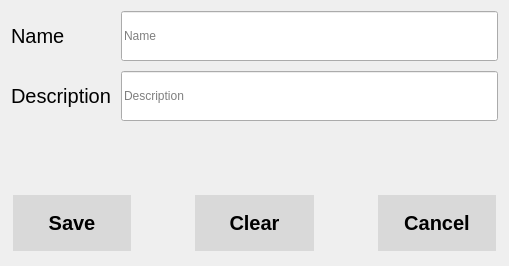
<?xml version="1.0" encoding="UTF-8"?>
<ui version="4.0">
 <class>createBrandFrom</class>
 <widget class="QWidget" name="createBrandFrom">
  <property name="geometry">
   <rect>
    <x>0</x>
    <y>0</y>
    <width>509</width>
    <height>266</height>
   </rect>
  </property>
  <property name="windowTitle">
   <string>Form</string>
  </property>
  <property name="styleSheet">
   <string notr="true">QPushButton{
  background-color: #D9D9D9;
  border: none;
  color: black;
  text-align: center;
  text-decoration: none;
  margin: 4px 2px;
}</string>
  </property>
  <layout class="QVBoxLayout" name="verticalLayout_2">
   <item>
    <layout class="QVBoxLayout" name="verticalLayout">
     <property name="spacing">
      <number>70</number>
     </property>
     <item>
      <layout class="QFormLayout" name="formLayout">
       <property name="horizontalSpacing">
        <number>10</number>
       </property>
       <property name="verticalSpacing">
        <number>10</number>
       </property>
       <item row="0" column="0">
        <widget class="QLabel" name="nameLabel">
         <property name="minimumSize">
          <size>
           <width>0</width>
           <height>50</height>
          </size>
         </property>
         <property name="maximumSize">
          <size>
           <width>16777215</width>
           <height>50</height>
          </size>
         </property>
         <property name="font">
          <font>
           <pointsize>15</pointsize>
          </font>
         </property>
         <property name="text">
          <string>Name</string>
         </property>
        </widget>
       </item>
       <item row="0" column="1">
        <widget class="ValidatedLineEditor" name="name_line_edit">
         <property name="sizePolicy">
          <sizepolicy hsizetype="Expanding" vsizetype="Preferred">
           <horstretch>0</horstretch>
           <verstretch>0</verstretch>
          </sizepolicy>
         </property>
         <property name="minimumSize">
          <size>
           <width>0</width>
           <height>50</height>
          </size>
         </property>
         <property name="maximumSize">
          <size>
           <width>16777215</width>
           <height>50</height>
          </size>
         </property>
         <property name="placeholderText">
          <string>Name</string>
         </property>
        </widget>
       </item>
       <item row="1" column="0">
        <widget class="QLabel" name="descriptionLabel">
         <property name="minimumSize">
          <size>
           <width>0</width>
           <height>50</height>
          </size>
         </property>
         <property name="maximumSize">
          <size>
           <width>16777215</width>
           <height>50</height>
          </size>
         </property>
         <property name="font">
          <font>
           <pointsize>15</pointsize>
          </font>
         </property>
         <property name="text">
          <string>Description</string>
         </property>
        </widget>
       </item>
       <item row="1" column="1">
        <widget class="ValidatedLineEditor" name="description_line_edit">
         <property name="sizePolicy">
          <sizepolicy hsizetype="Expanding" vsizetype="Preferred">
           <horstretch>0</horstretch>
           <verstretch>0</verstretch>
          </sizepolicy>
         </property>
         <property name="minimumSize">
          <size>
           <width>0</width>
           <height>50</height>
          </size>
         </property>
         <property name="maximumSize">
          <size>
           <width>16777215</width>
           <height>50</height>
          </size>
         </property>
         <property name="placeholderText">
          <string>Description</string>
         </property>
        </widget>
       </item>
      </layout>
     </item>
     <item>
      <layout class="QHBoxLayout" name="horizontalLayout">
       <property name="spacing">
        <number>60</number>
       </property>
       <item>
        <widget class="QPushButton" name="save_btn">
         <property name="sizePolicy">
          <sizepolicy hsizetype="Minimum" vsizetype="Preferred">
           <horstretch>0</horstretch>
           <verstretch>0</verstretch>
          </sizepolicy>
         </property>
         <property name="font">
          <font>
           <pointsize>15</pointsize>
           <bold>true</bold>
           <underline>false</underline>
           <strikeout>false</strikeout>
          </font>
         </property>
         <property name="text">
          <string>Save</string>
         </property>
        </widget>
       </item>
       <item>
        <widget class="QPushButton" name="clear_btn">
         <property name="sizePolicy">
          <sizepolicy hsizetype="Minimum" vsizetype="Preferred">
           <horstretch>0</horstretch>
           <verstretch>0</verstretch>
          </sizepolicy>
         </property>
         <property name="font">
          <font>
           <pointsize>15</pointsize>
           <bold>true</bold>
           <underline>false</underline>
           <strikeout>false</strikeout>
          </font>
         </property>
         <property name="text">
          <string>Clear</string>
         </property>
        </widget>
       </item>
       <item>
        <widget class="QPushButton" name="cancel_btn">
         <property name="sizePolicy">
          <sizepolicy hsizetype="Minimum" vsizetype="Preferred">
           <horstretch>0</horstretch>
           <verstretch>0</verstretch>
          </sizepolicy>
         </property>
         <property name="font">
          <font>
           <pointsize>15</pointsize>
           <bold>true</bold>
           <underline>false</underline>
           <strikeout>false</strikeout>
          </font>
         </property>
         <property name="text">
          <string>Cancel</string>
         </property>
        </widget>
       </item>
      </layout>
     </item>
    </layout>
   </item>
  </layout>
 </widget>
 <customwidgets>
  <customwidget>
   <class>ValidatedLineEditor</class>
   <extends>QLineEdit</extends>
   <header location="global">validatedlineeditor.h</header>
  </customwidget>
 </customwidgets>
 <resources/>
 <connections>
  <connection>
   <sender>clear_btn</sender>
   <signal>clicked()</signal>
   <receiver>name_line_edit</receiver>
   <slot>clear()</slot>
   <hints>
    <hint type="sourcelabel">
     <x>239</x>
     <y>222</y>
    </hint>
    <hint type="destinationlabel">
     <x>204</x>
     <y>40</y>
    </hint>
   </hints>
  </connection>
  <connection>
   <sender>clear_btn</sender>
   <signal>clicked()</signal>
   <receiver>description_line_edit</receiver>
   <slot>clear()</slot>
   <hints>
    <hint type="sourcelabel">
     <x>256</x>
     <y>218</y>
    </hint>
    <hint type="destinationlabel">
     <x>183</x>
     <y>105</y>
    </hint>
   </hints>
  </connection>
  <connection>
   <sender>cancel_btn</sender>
   <signal>clicked()</signal>
   <receiver>createBrandFrom</receiver>
   <slot>close()</slot>
   <hints>
    <hint type="sourcelabel">
     <x>436</x>
     <y>223</y>
    </hint>
    <hint type="destinationlabel">
     <x>254</x>
     <y>132</y>
    </hint>
   </hints>
  </connection>
 </connections>
</ui>
